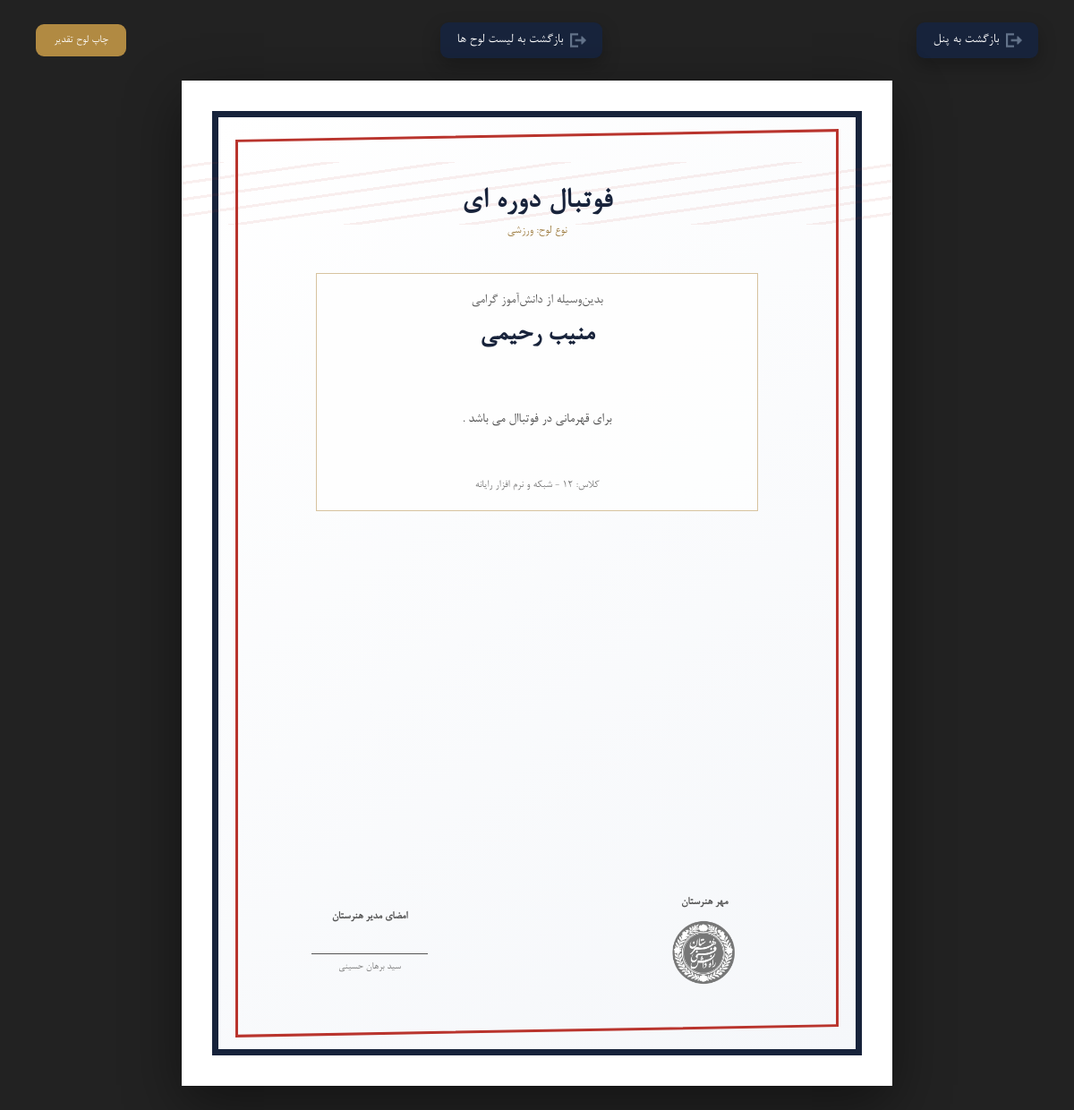
The app's page /student/view_certificate.php?id=1 (signed in) with its own data.
### tables this page shows
CREATE TABLE `certificate` (
  `ID` int(11) NOT NULL,
  `title` varchar(255) NOT NULL,
  `description` text DEFAULT NULL,
  `type` int(11) NOT NULL DEFAULT 1,
  `student_ID` int(11) NOT NULL
);

CREATE TABLE `students` (
  `Stu_ID` int(11) NOT NULL,
  `Stu_fullName` varchar(50) NOT NULL,
  `Stu_nationalCode` varchar(10) NOT NULL,
  `Stu_phone` varchar(11) NOT NULL,
  `Stu_fatherName` varchar(30) NOT NULL,
  `Stu_fatherPhone` varchar(11) NOT NULL,
  `Stu_classID` int(2) NOT NULL
);

CREATE TABLE `classes` (
  `C_ID` int(11) NOT NULL,
  `C_grade` int(2) NOT NULL,
  `C_major` varchar(50) NOT NULL
);

### student/view_certificate.php (the view, shortened to what this page needs)
<?php
require_once '../connect.php';
$connect->setAttribute(PDO::ATTR_ERRMODE, PDO::ERRMODE_EXCEPTION);
$connect->setAttribute(PDO::ATTR_DEFAULT_FETCH_MODE, PDO::FETCH_ASSOC);
$studentId = (int) $_SESSION['ID'];
$certificateId = (int) ($_GET['id'] ?? 0);
$stmt = $connect->prepare("
    SELECT c.ID,c.title,c.description,c.type,c.student_ID,s.Stu_fullName,s.Stu_classID,cl.C_grade,cl.C_major
    FROM certificate c
    INNER JOIN students s ON c.student_ID=s.Stu_ID
    LEFT JOIN classes cl ON s.Stu_classID=cl.C_ID
    WHERE c.ID=:certificate_id AND c.student_ID=:student_id
    LIMIT 1
");
$stmt->execute([':certificate_id' => $certificateId, ':student_id' => $studentId]);
$certificate = $stmt->fetch();
$studentName = $certificate['Stu_fullName'];
$title = $certificate['title'];
$description = $certificate['description'] ?? '';
$type = (int) $certificate['type'];
switch ($type) {
    case 2:
        $typeName = 'ورزشی';
        $templateClass = 'template-sport';
        break;
}
?>
<!DOCTYPE html>
<html lang="fa" dir="rtl">
<head>
    <link rel="stylesheet" href="../styles/show_certificate_student.css" />
    <link rel="stylesheet" href="../styles/font.css">
</head>
<body>
    <div class="toolbar">
        <a href="../panel.php" class="back-button">
            <img src="../images/icons/back.png" alt="بازگشت">
            بازگشت به پنل
        </a>
        <a href="view_certificate.php" class="back-button">
            <img src="../images/icons/back.png" alt="بازگشت">
            بازگشت به لیست لوح ها
        </a>
        <button class="print-button" onclick="window.print()">چاپ لوح تقدیر</button>
    </div>
    <div class="certificate-wrapper">
        <div class="certificate <?= $templateClass ?>">
            <div class="certificate-title">
                <?= htmlspecialchars($title, ENT_QUOTES, 'UTF-8') ?>
            </div>
            <div class="certificate-type">
                نوع لوح:
                <?= htmlspecialchars($typeName, ENT_QUOTES, 'UTF-8') ?>
            </div>
            <div class="main-content">
                <p class="certificate-intro">بدین‌وسیله از دانش‌آموز گرامی</p>
                <div class="student-name">
                    <?= htmlspecialchars($studentName, ENT_QUOTES, 'UTF-8') ?>
                </div>
                <div class="description">
                    <?= htmlspecialchars($description, ENT_QUOTES, 'UTF-8') ?>
                </div>
                <?php if (!empty($certificate['C_grade']) || !empty($certificate['C_major'])): ?>
                    <div class="class-info">
                        کلاس:
                        -
                        <?= htmlspecialchars($certificate['C_major'] ?? '', ENT_QUOTES, 'UTF-8') ?>
                    </div>
                <?php endif; ?>
            </div>
            <div class="bottom-area">
                <div class="stamp-area">
                    <div class="stamp-title">مهر هنرستان</div>
                    <img src="../images/icons/rahdanesh.png" alt="مهر هنرستان" class="stamp-image">
                </div>
                <div class="signature-area">
                    <div class="signature-title">امضای مدیر هنرستان</div>
                    <div class="signature-line"></div>
                    <div class="signature-name">سید برهان حسینی</div>
                </div>
            </div>
        </div>
    </div>
</body>
</html>

### styles/show_certificate_student.css (style rules this page uses)
* { box-sizing: border-box; }
body { margin: 0; background: #222; font-family: "Times New Roman", Tahoma, serif; color: #222; }
.toolbar { width: min(1120px, 94%); margin: 25px auto; display: flex; justify-content: space-between; align-items: center; gap: 15px; }
.back-button { display: inline-flex; align-items: center; gap: 8px; text-decoration: none; color: #fff; background: #17233b; padding: 11px 18px; border-radius: 9px; font-family: Tahoma, Arial, sans-serif; box-shadow: 0 8px 20px rgba(0, 0, 0, 0.25); }
.back-button img { width: 18px; height: 18px; object-fit: contain; }
.print-button { border: 0; background: #b18a42; color: #fff; padding: 11px 20px; border-radius: 9px; font-family: Tahoma, Arial, sans-serif; cursor: pointer; }
.certificate-wrapper { width: 210mm; height: 297mm; margin: 0 auto 50px; background: #fff; position: relative; overflow: hidden; box-shadow: 0 20px 60px rgba(0, 0, 0, 0.45); }
.certificate { position: absolute; inset: 9mm; padding: 18mm 20mm; display: flex; flex-direction: column; align-items: center; text-align: center; }
.template-sport { background: linear-gradient(145deg, #fff, #f5f7fa); border: 7px solid #17233b; }
.template-sport:before { content: ""; position: absolute; inset: 5mm; border: 3px solid #b9342d; transform: skewY(-1deg); pointer-events: none; }
.template-sport:after { content: ""; position: absolute; width: 120%; height: 70px; top: 50px; left: -10%; background: repeating-linear-gradient( -8deg, transparent 0, transparent 15px, rgba(185, 52, 45, 0.08) 15px, rgba(185, 52, 45, 0.08) 18px ); pointer-events: none; }
.certificate-title { position: relative; z-index: 2; font-size: 34px; font-weight: bold; margin: 10px 0 8px; color: #18233b; letter-spacing: 1px; }
.certificate-type { position: relative; z-index: 2; font-family: Tahoma, Arial, sans-serif; font-size: 14px; color: #9b793b; margin-bottom: 30px; }
.main-content { position: relative; z-index: 2; width: 88%; margin-top: 10px; padding: 22px 28px; border: 1px solid rgba(177, 138, 66, 0.5); background: rgba(255, 255, 255, 0.72); }
.certificate-intro { font-family: Tahoma, Arial, sans-serif; font-size: 16px; color: #555; margin: 0 0 15px; }
.student-name { font-size: 31px; font-weight: bold; color: #18233b; margin: 12px 0 25px; }
.description { font-family: Tahoma, Arial, sans-serif; font-size: 16px; line-height: 2.25; color: #444; white-space: pre-line; min-height: 100px; }
.class-info { position: relative; z-index: 2; margin-top: 20px; font-family: Tahoma, Arial, sans-serif; font-size: 13px; color: #777; }
.bottom-area { position: absolute; z-index: 2; right: 18mm; left: 18mm; bottom: 17mm; display: flex; justify-content: space-between; align-items: flex-end; font-family: Tahoma, Arial, sans-serif; }
.stamp-area, .signature-area { width: 35%; min-height: 90px; text-align: center; color: #555; }
.stamp-title, .signature-title { font-size: 13px; font-weight: bold; margin-bottom: 12px; }
.stamp-image { width: 75px; height: 75px; object-fit: contain; opacity: 0.9; }
.signature-line { width: 130px; border-bottom: 1px solid #555; margin: 35px auto 8px; }
.signature-name { font-size: 12px; color: #777; }

### records on screen
certificate: title "فوتبال دوره ای", type "ورزشی", student_ID.Stu_fullName "منیب رحیمی", description "برای قهرمانی در فوتباال می باشد .", classes.C_major "شبکه و نرم افزار رایانه"
